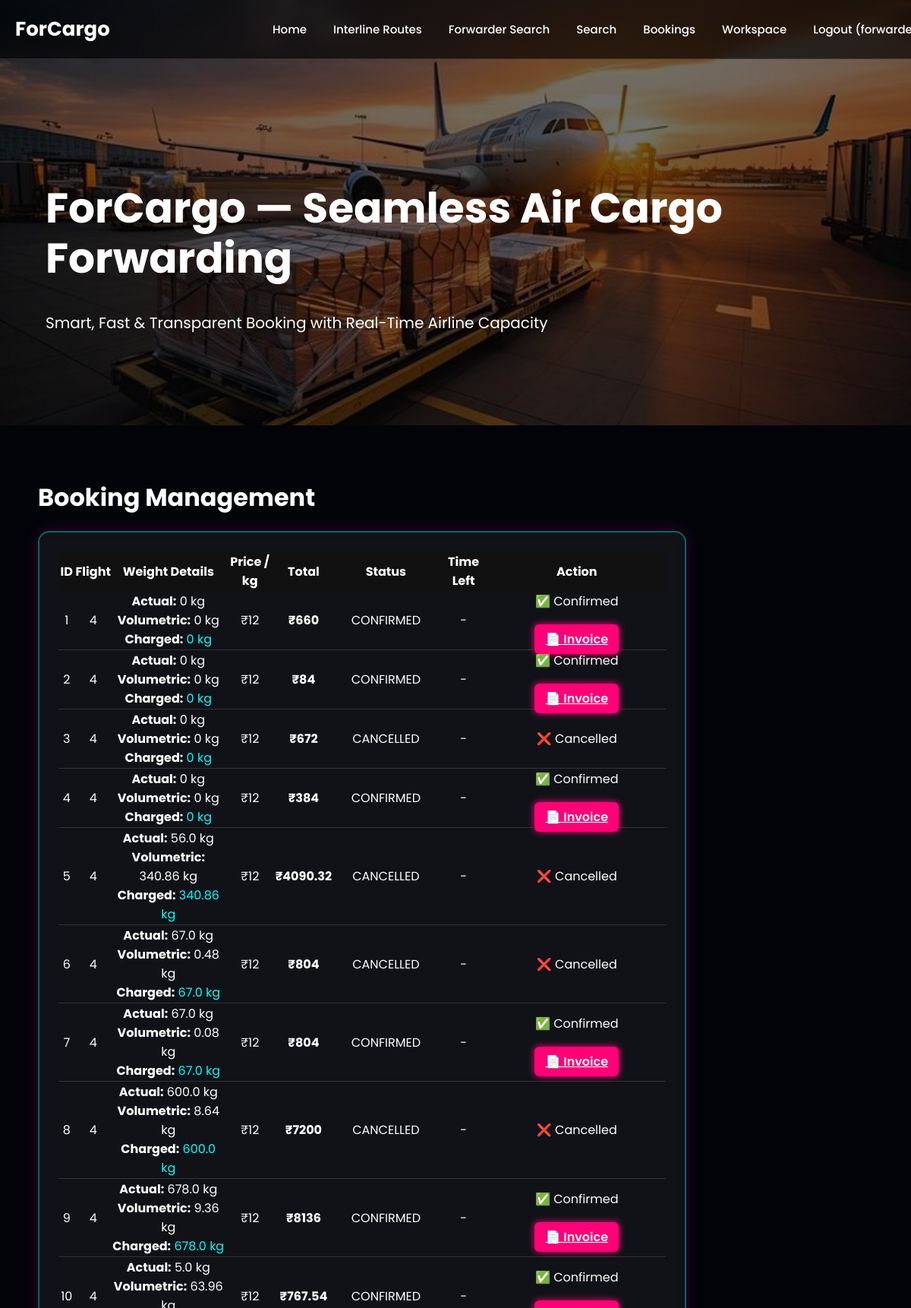
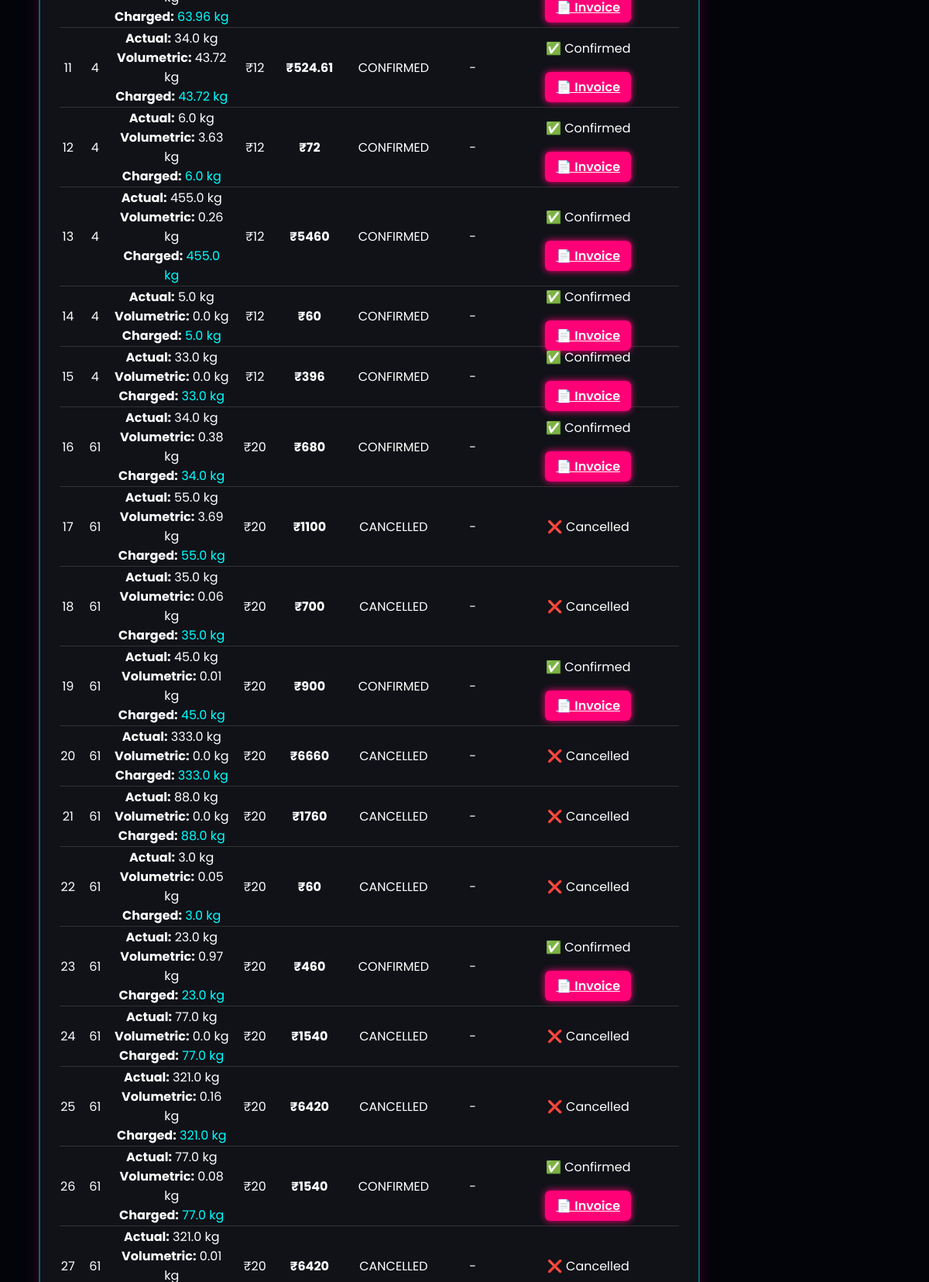
The app's page /bookings (signed in, upper part) with its own data (2 pictures, top to bottom).
### tables this page shows
CREATE TABLE bookings (
            id INTEGER PRIMARY KEY AUTOINCREMENT,
            user_id INTEGER,
            flight_id INTEGER,
            weight INTEGER,
            status TEXT,
            expires_at INTEGER,
            price INTEGER,
            total INTEGER,
            payment_status TEXT DEFAULT 'UNPAID'
        , actual_weight REAL, volumetric_weight REAL, chargeable_weight REAL, length REAL, width REAL, height REAL, confirmed_at INTEGER, penalty_paid REAL DEFAULT 0);

### app.py (the view)
@app.route("/bookings")
def bookings_view():
    if not is_logged_in():
        return redirect("/login")
    db = get_db()
    import time
    now = int(time.time())
    expired = db.execute(
        "SELECT * FROM bookings WHERE status='HOLD' AND expires_at < ?",
        (now,)
    ).fetchall()
    for b in expired:
        flight = db.execute("SELECT * FROM flights WHERE id=?", (b["flight_id"],)).fetchone()
        restored = flight["capacity"] + b["weight"]
        db.execute("UPDATE flights SET capacity=? WHERE id=?", (restored, b["flight_id"]))
        db.execute("UPDATE bookings SET status='CANCELLED' WHERE id=?", (b["id"],))
    db.commit()
    bookings = db.execute("SELECT * FROM bookings").fetchall()
    return render_template("booking_management.html", bookings=bookings)

### app.py (called while the page is built)
def is_logged_in():
    return "user_id" in session

### database.py (called while the page is built)
def get_db():
    db = getattr(g, "_database", None)
    if db is None:
        db = g._database = sqlite3.connect(DATABASE)
        db.row_factory = sqlite3.Row
    return db

### templates/booking_management.html (shortened to what this page needs)
{% extends "base.html" %}
{% block content %}
<h1 class="page-title">Booking Management</h1>
<div class="neon-box">
<table id="bookingTable" style="width:100%; color:white; border-collapse: collapse;">
    <tr style="background:#111;">
        <th>ID</th>
        <th>Flight</th>
        <th>Weight Details</th>
        <th>Price / kg</th>
        <th>Total</th>
        <th>Status</th>
        <th>Time Left</th>
        <th>Action</th>
    </tr>
{% for b in bookings %}
<tr data-id="{{ b['id'] }}"
    data-status="{{ b['status'] }}"
    data-expires="{{ b['expires_at'] or 0 }}"
    style="border-bottom:1px solid #333; text-align:center;">
    <td>{{ b['id'] }}</td>
    <td>{{ b['flight_id'] }}</td>
    <td>
        <b>Actual:</b> {{ b['actual_weight'] or 0 }} kg<br>
        <b>Volumetric:</b> {{ (b['volumetric_weight'] or 0)|round(2) }} kg<br>
        <b>Charged:</b>
        <span style="color:#0ff;">
            {{ (b['chargeable_weight'] or 0)|round(2) }} kg
        </span>
    </td>
    <td>₹{{ b['price'] }}</td>
    <td>
        <b>₹{{ (b['total'] or 0)|round(2) }}</b>
    </td>
    <td class="statusCell">
        {{ b['status'] }}
    </td>
    <td class="timerCell">
        {% if b['status'] == 'HOLD' %}
            <span class="timer">--</span>
        {% else %}
            -
        {% endif %}
    </td>
   <td>
{% if b['status'] == 'HOLD' %}
    <form method="POST" action="/confirm_booking">
        <input type="hidden" name="id" value="{{ b['id'] }}">
        <button class="neon-btn">✅ Confirm</button>
    </form>
{% elif b['status'] == 'CONFIRMED' %}
    ✅ Confirmed<br>
    <br>
    <a href="/download_invoice/{{ b['id'] }}" class="neon-btn">
        📄 Invoice
    </a>
{% else %}
    ❌ Cancelled
{% endif %}
</td>
</tr>
{% endfor %}
</table>
</div>
{% endblock %}

### static/styles.css (style rules this page uses)
body { margin: 0; font-family: "Poppins", sans-serif; background: #0c0c0c; color: #fff; }
body { background: radial-gradient(circle at top, #0a0f24, #000); background-size: 400% 400%; animation: bgMove 12s ease infinite; color: white; font-family: 'Poppins', sans-serif; }
.neon-box { width: 800px; padding: 25px; margin-bottom: 40px; border-radius: 20px; background: rgba(255, 255, 255, 0.04); backdrop-filter: blur(15px); border: 2px solid rgba(0, 255, 255, 0.35); box-shadow: 0 0 20px rgba(0,255,255,0.25), 0 0 40px rgba(255,0,200,0.25); }
body { background: #02040a; color: white; font-family: 'Poppins', sans-serif; margin: 0; padding: 0; }
.neon-box { background: rgba(255,255,255,0.06); border-radius: 15px; padding: 25px; margin-bottom: 25px; backdrop-filter: blur(10px); box-shadow: 0 0 20px rgba(255, 0, 150, 0.2); }
.page-title { font-size: 32px; font-weight: 700; margin-bottom: 20px; }
.neon-btn { background: #ff007f; border: none; padding: 12px 25px; border-radius: 30px; color: white; font-weight: 600; cursor: pointer; transition: 0.3s; }
.neon-btn { background: #ff0080; padding: 12px 25px; color: white; border: none; border-radius: 10px; cursor: pointer; font-size: 16px; font-weight: 600; transition: 0.2s; }

### templates/booking_management.html (style rules this page uses)
.neon-btn { background:#ff0077; color:white; padding:8px 14px; border:none; border-radius:6px; cursor:pointer; box-shadow:0 0 10px #ff0077; }

### records on screen
bookings: id "1", flight_id "4", b "0", volumetric_weight "0", chargeable_weight "0", price "12", total "660", status "CONFIRMED"
bookings: id "2", flight_id "4", b "0", volumetric_weight "0", chargeable_weight "0", price "12", total "84", status "CONFIRMED"
bookings: id "3", flight_id "4", b "0", volumetric_weight "0", chargeable_weight "0", price "12", total "672", status "CANCELLED", shows "❌ Cancelled"
bookings: id "4", flight_id "4", b "0", volumetric_weight "0", chargeable_weight "0", price "12", total "384", status "CONFIRMED"
bookings: id "5", flight_id "4", actual_weight "56.0", volumetric_weight "340.86", chargeable_weight "340.86", price "12", total "4090.32", status "CANCELLED", shows "❌ Cancelled"
bookings: id "6", flight_id "4", actual_weight "67.0", volumetric_weight "0.48", chargeable_weight "67.0", price "12", total "804", status "CANCELLED", shows "❌ Cancelled"
bookings: id "7", flight_id "4", actual_weight "67.0", volumetric_weight "0.08", chargeable_weight "67.0", price "12", total "804", status "CONFIRMED"
bookings: id "8", flight_id "4", actual_weight "600.0", volumetric_weight "8.64", chargeable_weight "600.0", price "12", total "7200", status "CANCELLED", shows "❌ Cancelled"
bookings: id "9", flight_id "4", actual_weight "678.0", volumetric_weight "9.36", chargeable_weight "678.0", price "12", total "8136", status "CONFIRMED"
bookings: id "10", flight_id "4", actual_weight "5.0", volumetric_weight "63.96", chargeable_weight "63.96", price "12", total "767.54", status "CONFIRMED"
bookings: id "11", flight_id "4", actual_weight "34.0", volumetric_weight "43.72", chargeable_weight "43.72", price "12", total "524.61", status "CONFIRMED"
bookings: id "12", flight_id "4", actual_weight "6.0", volumetric_weight "3.63", chargeable_weight "6.0", price "12", total "72", status "CONFIRMED"
bookings: id "13", flight_id "4", actual_weight "455.0", volumetric_weight "0.26", chargeable_weight "455.0", price "12", total "5460", status "CONFIRMED"
bookings: id "14", flight_id "4", actual_weight "5.0", volumetric_weight "0.0", chargeable_weight "5.0", price "12", total "60", status "CONFIRMED"
bookings: id "15", flight_id "4", actual_weight "33.0", volumetric_weight "0.0", chargeable_weight "33.0", price "12", total "396", status "CONFIRMED"
bookings: id "16", flight_id "61", actual_weight "34.0", volumetric_weight "0.38", chargeable_weight "34.0", price "20", total "680", status "CONFIRMED"
bookings: id "17", flight_id "61", actual_weight "55.0", volumetric_weight "3.69", chargeable_weight "55.0", price "20", total "1100", status "CANCELLED", shows "❌ Cancelled"
bookings: id "18", flight_id "61", actual_weight "35.0", volumetric_weight "0.06", chargeable_weight "35.0", price "20", total "700", status "CANCELLED", shows "❌ Cancelled"
bookings: id "19", flight_id "61", actual_weight "45.0", volumetric_weight "0.01", chargeable_weight "45.0", price "20", total "900", status "CONFIRMED"
bookings: id "20", flight_id "61", actual_weight "333.0", volumetric_weight "0.0", chargeable_weight "333.0", price "20", total "6660", status "CANCELLED", shows "❌ Cancelled"
bookings: id "21", flight_id "61", actual_weight "88.0", volumetric_weight "0.0", chargeable_weight "88.0", price "20", total "1760", status "CANCELLED", shows "❌ Cancelled"
bookings: id "22", flight_id "61", actual_weight "3.0", volumetric_weight "0.05", chargeable_weight "3.0", price "20", total "60", status "CANCELLED", shows "❌ Cancelled"
bookings: id "23", flight_id "61", actual_weight "23.0", volumetric_weight "0.97", chargeable_weight "23.0", price "20", total "460", status "CONFIRMED"
bookings: id "24", flight_id "61", actual_weight "77.0", volumetric_weight "0.0", chargeable_weight "77.0", price "20", total "1540", status "CANCELLED", shows "❌ Cancelled"
bookings: id "25", flight_id "61", actual_weight "321.0", volumetric_weight "0.16", chargeable_weight "321.0", price "20", total "6420", status "CANCELLED", shows "❌ Cancelled"
bookings: id "26", flight_id "61", actual_weight "77.0", volumetric_weight "0.08", chargeable_weight "77.0", price "20", total "1540", status "CONFIRMED"
bookings: id "27", flight_id "61", actual_weight "321.0", volumetric_weight "0.01", price "20", total "6420", status "CANCELLED", shows "❌ Cancelled"
